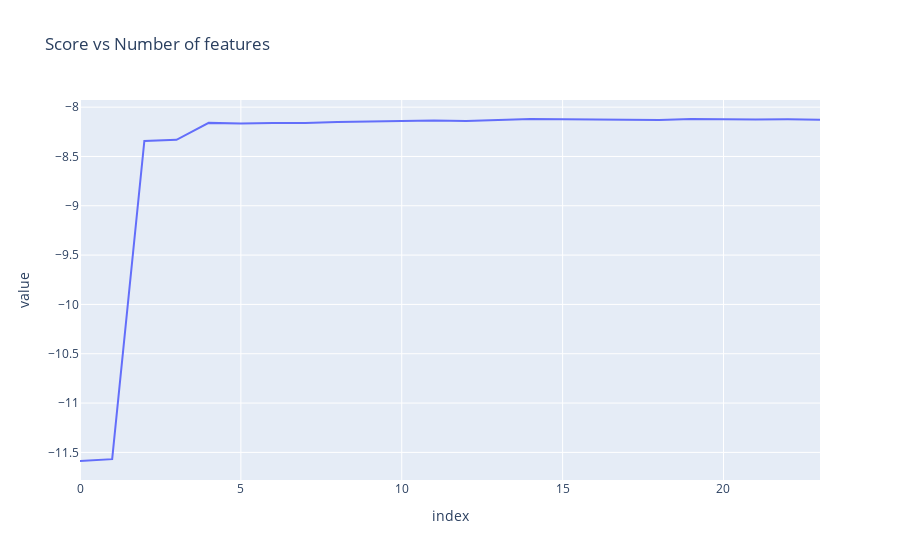

Source (notebook cell):
### Code cell
fig = px.line(rfecv.grid_scores_, title='Score vs Number of features',)
fig.update_layout(showlegend=False)

### Figure 1 — Plotly figure (JSON) as saved in the notebook; plotly's stock layout.template omitted (floating-point values rounded to 4 significant figures)
{"data": [{"hovertemplate": "variable=0<br>index=%{x}<br>value=%{y}<extra></extra>", "legendgroup": "0", "line": {"color": "#636efa", "dash": "solid"}, "mode": "lines", "name": "0", "orientation": "v", "showlegend": true, "type": "scatter", "x": [0, 1, 2, 3, 4, 5, 6, 7, 8, 9, 10, 11, 12, 13, 14, 15, 16, 17, 18, 19, 20, 21, 22, 23], "xaxis": "x", "y": [-11.59, -11.57, -8.342, -8.331, -8.16, -8.166, -8.16, -8.161, -8.149, -8.143, -8.138, -8.136, -8.141, -8.131, -8.12, -8.124, -8.126, -8.127, -8.129, -8.121, -8.125, -8.126, -8.123, -8.127], "yaxis": "y"}], "layout": {"autosize": true, "legend": {"title": {"text": "variable"}, "tracegroupgap": 0}, "showlegend": false, "title": {"text": "Score vs Number of features"}, "xaxis": {"anchor": "y", "autorange": true, "domain": [0, 1], "range": [0, 23], "title": {"text": "index"}, "type": "linear"}, "yaxis": {"anchor": "x", "autorange": true, "domain": [0, 1], "range": [-11.78, -7.928], "title": {"text": "value"}, "type": "linear"}}}
